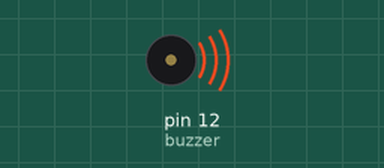
Simulated run of this sketch. Board: Arduino Uno, built with avr-gcc and run on an emulated ATmega328P. On the bench: buzzer (waves = sounding, pin HIGH). At 6.0 s the program stops and its outputs stay as they are.

Above: at 0.1 s.
At 3.1 s:
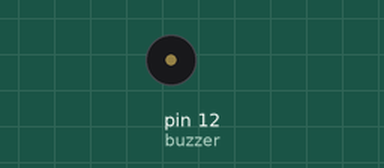
Timing chart, 0 to 4.6 s (numbered marks = the images above):
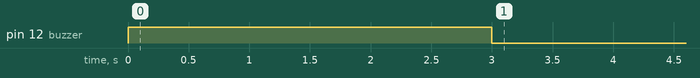

The sketch:

6mod1.ino
```cpp
//www.elegoo.com
//2016.12.08

int buzzer = 12;//the pin of the active buzzer
void setup()
{
 pinMode(buzzer,OUTPUT);//initialize the buzzer pin as an output
}
void loop()
{
// unsigned char i;
// while(1)
// {
//   //output an frequency
//   for(i=0;i<80;i++)
//   {
    digitalWrite(buzzer,HIGH);
    delay(3000);
    digitalWrite(buzzer,LOW);
    delay(3000);
    exit(0);
    digitalWrite(buzzer,HIGH);

//    delay(1);//wait for 1ms
//    digitalWrite(buzzer,LOW);
//    delay(1);//wait for 1ms
//    }
    //output another frequency
//     for(i=0;i<100;i++)
//      {
//        digitalWrite(buzzer,HIGH);
//        delay(2);//wait for 2ms
//        digitalWrite(buzzer,LOW);
//        delay(2);//wait for 2ms
//      }
//  }
}
```

Measured:
- by itself, pin 12 (buzzer): LOW → HIGH at 0.00 s, → LOW 3.0 s later
